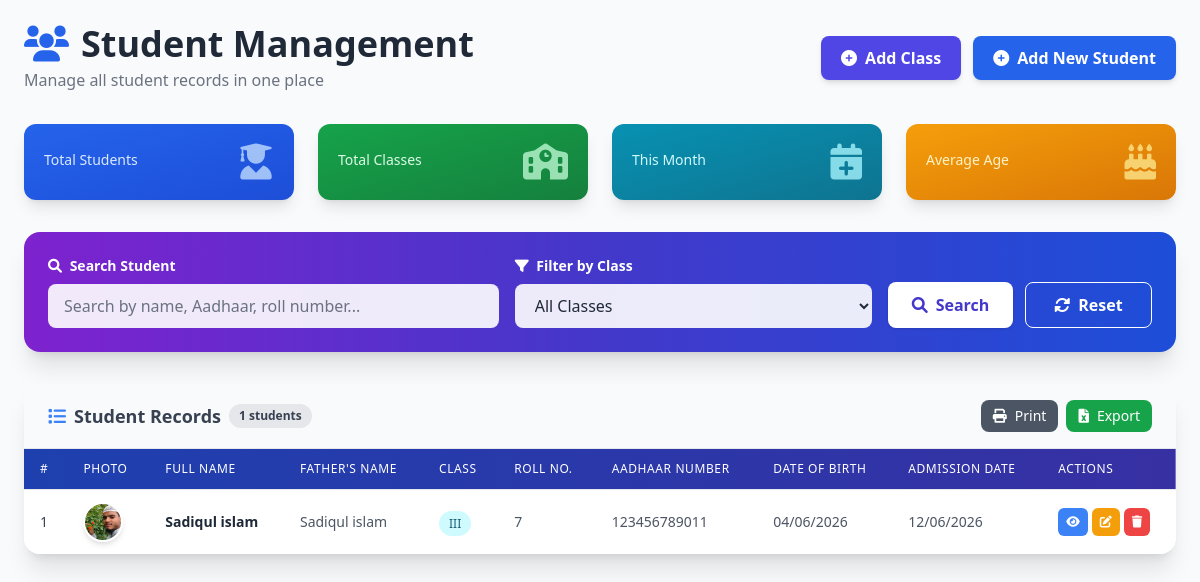
The page /student_list/ on the database its author committed.
### student/models.py (models this page shows, shortened)
class Student(models.Model):
    full_name = models.CharField(max_length=200)
    img = models.ImageField(upload_to='student/')
    father_name = models.CharField(max_length=200)
    mother_name = models.CharField(max_length=200)
    adhaar_number = models.CharField(max_length=12, validators=[aadhaar_validator])
    date_of_birth = models.DateField()
    father_adhaar = models.CharField( max_length=12,validators=[aadhaar_validator])
    father_voter = models.CharField(max_length=100, blank=True,null=True)
    village = models.CharField(max_length=100)
    post_office = models.CharField(max_length=100)
    police_station = models.CharField(max_length=100)
    district = models.CharField(max_length=100)
    state = models.CharField(max_length=100)
    pin = models.CharField(max_length=6, validators=[pin_validator])
    admission_date = models.DateField(auto_now_add=True)
    student_class = models.ForeignKey("StudentClass",  on_delete=models.CASCADE)
    class_roll = models.CharField(max_length=10)
    previous_class = models.CharField(max_length=10,blank=True,null=True)
    created_at = models.DateTimeField(auto_now_add=True)

class StudentClass(models.Model):
    name = models.CharField(max_length=10)

### student/views.py (the view)
# urls.py: path('student_list/', views.student_list, name='student_list'),
def student_list(request):
    search_query = request.GET.get("search", "")
    selected_class = request.GET.get("student_class")
    students = Student.objects.all()
    if search_query:
        students = students.filter(
            Q(full_name__icontains=search_query) |
            Q(adhaar_number__icontains=search_query) |
            Q(class_roll__icontains=search_query)
        )
    if selected_class:
        students = students.filter(student_class__id=selected_class)
    context = {
        "students": students,
        "search_query": search_query,
        "selected_class": selected_class,
        "student_class": StudentClass.objects.all(),
    }
    return render(request, "student/list.html", context)

### templates/student/list.html (shortened to what this page needs)
{% load static %}
<!DOCTYPE html>
<html lang="en">
<head>
    <link rel="stylesheet" href="{% static 'css/output.css' %}">
    <link rel="stylesheet" href="https://cdnjs.cloudflare.com/ajax/libs/font-awesome/6.0.0/css/all.min.css">
</head>
<body class="bg-gray-50 font-sans antialiased">
    <div class="px-4 md:px-6 py-6 max-w-7xl mx-auto">
        <div class="flex flex-col md:flex-row justify-between items-start md:items-center mb-8 gap-4">
            <div>
                <h1 class="text-3xl md:text-4xl font-extrabold text-gray-800 flex items-center gap-3">
                    <i class="fas fa-users text-blue-600"></i>
                    Student Management
                </h1>
                <p class="text-gray-500 mt-1">Manage all student records in one place</p>
            </div>
            <div class="flex flex-wrap gap-3">
                <a href="{% url 'class_add' %}" class="inline-flex items-center gap-2 bg-indigo-600 hover:bg-indigo-700 text-white font-semibold py-2.5 px-5 rounded-lg shadow-md transition duration-200">
                    <i class="fas fa-plus-circle"></i> Add Class
                </a>
                <a href="{% url 'student_add' %}" class="inline-flex items-center gap-2 bg-blue-600 hover:bg-blue-700 text-white font-semibold py-2.5 px-5 rounded-lg shadow-md transition duration-200">
                    <i class="fas fa-plus-circle"></i> Add New Student
                </a>
            </div>
        </div>
        <div class="grid grid-cols-1 sm:grid-cols-2 lg:grid-cols-4 gap-6 mb-8">
            <div class="stats-card bg-gradient-to-br from-blue-600 to-blue-700 rounded-xl shadow-lg text-white p-5">
                <div class="flex justify-between items-center">
                    <div>
                        <p class="text-blue-100 text-sm font-medium">Total Students</p>
                    </div>
                    <i class="fas fa-user-graduate text-4xl text-blue-200 opacity-80"></i>
                </div>
            </div>
            <div class="stats-card bg-gradient-to-br from-green-600 to-green-700 rounded-xl shadow-lg text-white p-5">
                <div class="flex justify-between items-center">
                    <div>
                        <p class="text-green-100 text-sm font-medium">Total Classes</p>
                    </div>
                    <i class="fas fa-school text-4xl text-green-200 opacity-80"></i>
                </div>
            </div>
            <div class="stats-card bg-gradient-to-br from-cyan-600 to-cyan-700 rounded-xl shadow-lg text-white p-5">
                <div class="flex justify-between items-center">
                    <div>
                        <p class="text-cyan-100 text-sm font-medium">This Month</p>
                    </div>
                    <i class="fas fa-calendar-plus text-4xl text-cyan-200 opacity-80"></i>
                </div>
            </div>
            <div class="stats-card bg-gradient-to-br from-amber-500 to-amber-600 rounded-xl shadow-lg text-white p-5">
                <div class="flex justify-between items-center">
                    <div>
                        <p class="text-amber-100 text-sm font-medium">Average Age</p>
                    </div>
                    <i class="fas fa-birthday-cake text-4xl text-amber-200 opacity-80"></i>
                </div>
            </div>
        </div>
        <div class="bg-gradient-to-r from-purple-700 via-indigo-700 to-blue-700 rounded-2xl shadow-xl mb-8 overflow-hidden">
            <div class="p-6">
                <form method="get" class="grid grid-cols-1 md:grid-cols-12 gap-4 items-end">
                    <div class="md:col-span-5">
                        <label class="block text-white text-sm font-semibold mb-2">
                            <i class="fas fa-search mr-1"></i> Search Student
                        </label>
                        <input type="text" name="search" class="w-full px-4 py-2.5 rounded-lg border-none focus:ring-2 focus:ring-white bg-white/90 text-gray-800 placeholder-gray-500"
                               placeholder="Search by name, Aadhaar, roll number..."
                               value="{{ search_query }}">
                    </div>
                    <div class="md:col-span-4">
                        <label class="block text-white text-sm font-semibold mb-2">
                            <i class="fas fa-filter mr-1"></i> Filter by Class
                        </label>
                        <select name="student_class" class="w-full px-4 py-2.5 rounded-lg border-none focus:ring-2 focus:ring-white bg-white/90 text-gray-800">
                            <option value="">All Classes</option>
                        </select>
                    </div>
                    <div class="md:col-span-3 flex gap-3">
                        <button type="submit" class="flex-1 bg-white text-indigo-700 font-bold py-2.5 px-4 rounded-lg shadow hover:bg-gray-100 transition flex items-center justify-center gap-2">
                            <i class="fas fa-search"></i> Search
                        </button>
                        <a href="?" class="flex-1 bg-transparent border border-white text-white font-bold py-2.5 px-4 rounded-lg hover:bg-white/20 transition flex items-center justify-center gap-2">
                            <i class="fas fa-sync-alt"></i> Reset
                        </a>
                    </div>
                </form>
            </div>
        </div>
        <div class="bg-white rounded-2xl shadow-xl overflow-hidden">
            <div class="px-6 py-4 bg-gray-50 border-b border-gray-200 flex flex-wrap justify-between items-center gap-3">
                <h5 class="text-lg font-bold text-gray-700 flex items-center gap-2">
                    <i class="fas fa-list text-blue-500"></i> Student Records
                    <span class="bg-gray-200 text-gray-700 text-xs font-semibold px-2.5 py-1 rounded-full">{{ students|length }} students</span>
                </h5>
                <div class="flex gap-2">
                    <button onclick="window.print()" class="bg-gray-600 hover:bg-gray-700 text-white text-sm font-medium py-1.5 px-3 rounded-lg transition flex items-center gap-2">
                        <i class="fas fa-print"></i> Print
                    </button>
                    <button onclick="exportToExcel()" class="bg-green-600 hover:bg-green-700 text-white text-sm font-medium py-1.5 px-3 rounded-lg transition flex items-center gap-2">
                        <i class="fas fa-file-excel"></i> Export
                    </button>
                </div>
            </div>
            <div class="overflow-x-auto">
                <table class="min-w-full divide-y divide-gray-200" id="studentTable">
                    <thead class="bg-gradient-to-r from-blue-800 to-indigo-800 text-white">
                        <tr>
                            <th class="px-4 py-3 text-left text-xs font-medium uppercase tracking-wider">#</th>
                            <th class="px-4 py-3 text-left text-xs font-medium uppercase tracking-wider">Photo</th>
                            <th class="px-4 py-3 text-left text-xs font-medium uppercase tracking-wider">Full Name</th>
                            <th class="px-4 py-3 text-left text-xs font-medium uppercase tracking-wider">Father's Name</th>
                            <th class="px-4 py-3 text-left text-xs font-medium uppercase tracking-wider">Class</th>
                            <th class="px-4 py-3 text-left text-xs font-medium uppercase tracking-wider">Roll No.</th>
                            <th class="px-4 py-3 text-left text-xs font-medium uppercase tracking-wider">Aadhaar Number</th>
                            <th class="px-4 py-3 text-left text-xs font-medium uppercase tracking-wider">Date of Birth</th>
                            <th class="px-4 py-3 text-left text-xs font-medium uppercase tracking-wider">Admission Date</th>
                            <th class="px-4 py-3 text-left text-xs font-medium uppercase tracking-wider">Actions</th>
                        </tr>
                    </thead>
                    <tbody class="bg-white divide-y divide-gray-100">
                        {% for student in students %}
                        <tr onclick="viewStudent({{ student.id }})" class="hover:bg-blue-50 transition cursor-pointer">
                            <td class="px-4 py-3 text-sm text-gray-700">{{ forloop.counter }}</td>
                            <td class="px-4 py-3">
                                {% if student.img %}
                                    <img src="{{ student.img.url }}" alt="{{ student.full_name }}" class="w-10 h-10 rounded-full object-cover border-2 border-white shadow-md">
                                {% else %}
                                    <div class="w-10 h-10 rounded-full bg-gray-400 flex items-center justify-center text-white shadow-md">
                                        <i class="fas fa-user"></i>
                                    </div>
                                {% endif %}
                            </td>
                            <td class="px-4 py-3 text-sm font-semibold text-gray-800">{{ student.full_name }}</td>
                            <td class="px-4 py-3 text-sm text-gray-600">{{ student.father_name }}</td>
                            <td class="px-4 py-3">
                                <span class="bg-cyan-100 text-cyan-800 text-xs font-medium px-2.5 py-1 rounded-full">
                                    {{ student.student_class.name }}
                                </span>
                            </td>
                            <td class="px-4 py-3 text-sm text-gray-600">{{ student.class_roll }}</td>
                            <td class="px-4 py-3 text-sm text-gray-600">{{ student.adhaar_number }}</td>
                            <td class="px-4 py-3 text-sm text-gray-600">{{ student.date_of_birth|date:"d/m/Y" }}</td>
                            <td class="px-4 py-3 text-sm text-gray-600">{{ student.admission_date|date:"d/m/Y" }}</td>
                            <td class="px-4 py-3 whitespace-nowrap">
                                <div class="flex gap-1">
                                    <a href="{% url 'student_details' student.id %}" class="bg-blue-500 hover:bg-blue-600 text-white text-xs px-2 py-1.5 rounded-md transition" title="View">
                                        <i class="fas fa-eye"></i>
                                    </a>
                                    <a href="{% url 'student_update' student.id %}" class="bg-amber-500 hover:bg-amber-600 text-white text-xs px-2 py-1.5 rounded-md transition" title="Edit">
                                        <i class="fas fa-edit"></i>
                                    </a>
                                    <button onclick="event.stopPropagation(); openDeleteModal({{ student.id }}, '{{ student.full_name|escapejs }}')"
                                            class="bg-red-500 hover:bg-red-600 text-white text-xs px-2 py-1.5 rounded-md transition" title="Delete">
                                        <i class="fas fa-trash"></i>
                                    </button>
                                </div>
                            </td>
                        </tr>
                        {% endfor %}
                    </tbody>
                </table>
            </div>
        </div>
    </div>
</body>
</html>

### templates/student/list.html (style rules this page uses)
.stats-card { transition: transform 0.3s ease; }

### rows shown on the page
Student: img (picture), full_name "Sadiqul islam", father_name "Sadiqul islam", student_class.name "III", class_roll "7", adhaar_number "123456789011", date_of_birth "04/06/2026", admission_date "12/06/2026"

### other values the page prints
{{ students|length }} "1"
